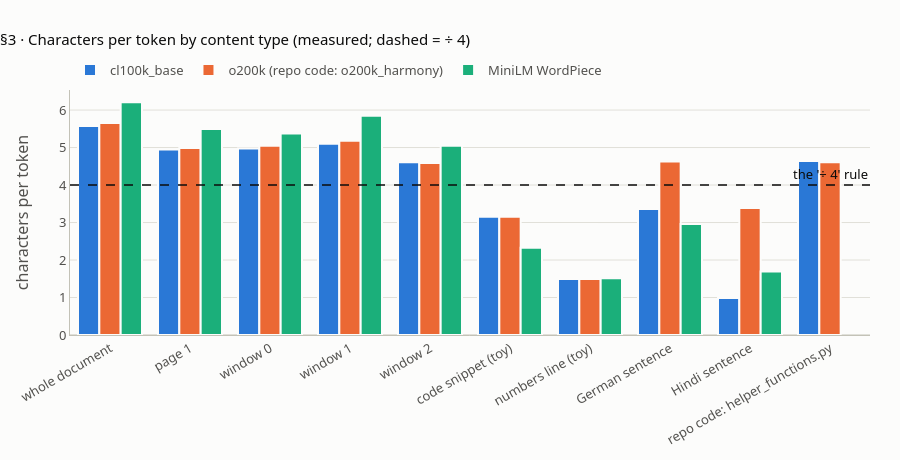
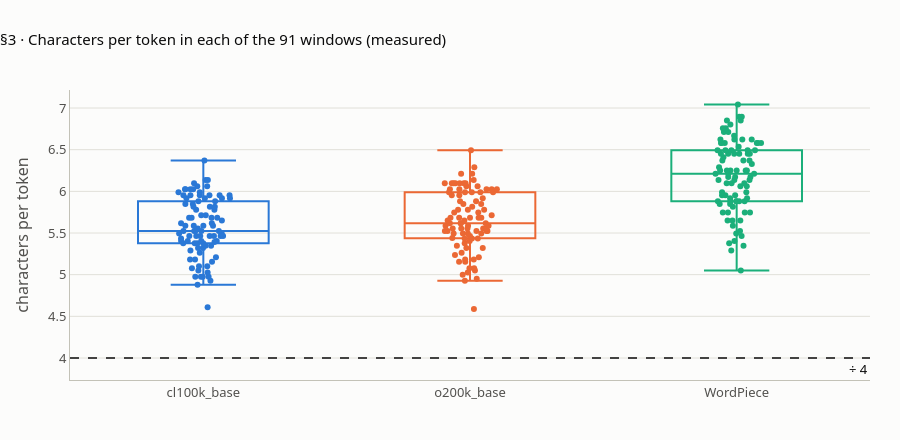

The cell these charts' notebook holds for them, in order:
### Markdown cell above
## 3 · Characters per token is measured, not 4

**What this verifies** (lesson step 3, `#ratio`; facts S3, S4, K4, K5).
- **The whole PDF:** cl100k 13,026 tokens (5.57 characters per token), o200k 12,840 (5.65), WordPiece 11,694 (6.21). The rule "characters ÷ 4" gives 18,148, which **over-counts by 39%**.
- **It moves with content:** the same table for page 1, windows 0–2, a toy code snippet, a made-up numbers line, a German and a Hindi sentence (S3). Toy code and numbers fall **below** 4; real repo code (`helper_functions.py`) is 4.61 with `o200k_harmony` (K4).
- **Across all 91 windows** (S4): cl100k 4.61 to 6.37 (median 5.52).
- **Digits are cut into groups of up to three** (K4): `1234567` → `123|456|7`.
- **Bytes, not characters** (K5): tiktoken's "about 4" is about **bytes**. The Hindi sentence is 61 characters but 161 UTF-8 bytes; `o200k_harmony` reads it in 18 tokens (3.39 characters, 8.94 bytes per token), while cl100k needs 62 (0.98 characters per token).

One message on stderr is expected here: counting the whole PDF with the MiniLM tokenizer prints `11694 > 256`. It is only a notice that the text is longer than the model reads (§5), not an error.

**The charts.** Bars of characters per token by content type with the ÷4 line, and the 91 window ratios per tokenizer (each dot is one window).

### Code cell
CODE = ("def top_k(scores, k=4):\n"
        "    idx = sorted(range(len(scores)), key=lambda i: -scores[i])[:k]\n"
        "    return [(i, round(scores[i], 3)) for i in idx]\n")
NUMBERS = "Run 2026-10-08T14:32:07Z: 3 x 1,000 chars, k=4, cos=0.8731, p95=1.42s, ids 4f9c2a17, 7b0e93d5."
GERMAN = "Der Klimawandel verändert die Niederschlagsmuster in ganz Europa deutlich."
HINDI = "जलवायु परिवर्तन से पूरे भारत में वर्षा के पैटर्न बदल रहे हैं।"
SAMPLES = [("whole document", full), ("page 1", pages[0])]
SAMPLES += [(f"window {k}", full[a:b]) for k, (a, b) in enumerate(windows[:3])]
SAMPLES += [("code snippet (toy)", CODE), ("numbers line (toy)", NUMBERS), ("German sentence", GERMAN),
            ("Hindi sentence", HINDI)]

ROWS = {}
print(f"   {'sample':20s} {'chars':>6s} | {'cl100k':>6s} {'c/t':>5s} | {'o200k':>6s} {'c/t':>5s} | "
      f"{'WordPc':>6s} {'c/t':>5s} {'[UNK]':>5s} | {'chars/4':>7s} {'err':>5s}")
for label, t in SAMPLES:
    a, b = n_tik("cl100k_base", t), n_tik("o200k_base", t)
    c, u = (n_wp(t), n_unk(t)) if MINILM_OK else (None, None)
    est = len(t) / 4
    ROWS[label] = dict(chars=len(t), cl=a, o2=b, wp=c, unk=u, est=round(est), err=round(100 * (est - a) / a))
    print(f"   {label:20s} {len(t):6d} | {a:6d} {len(t)/a:5.2f} | {b:6d} {len(t)/b:5.2f} | "
          + (f"{c:6d} {len(t)/c:5.2f} {u:5d}" if MINILM_OK else f"{'SKIP':>6s} {'':5s} {'':5s}")
          + f" | {est:7.0f} {ROWS[label]['err']:+4d}%")
print()

EXPECTED_S3 = {  # sample: (chars, cl100k, o200k, WordPiece, chars/4, error % vs cl100k)   -- P1_FACTS S3
    "whole document": (72593, 13026, 12840, 11694, 18148, 39), "page 1": (2424, 490, 486, 441, 606, 24),
    "window 0": (1000, 201, 198, 186, 250, 24), "window 1": (1000, 196, 193, 171, 250, 28),
    "window 2": (1000, 217, 218, 198, 250, 15), "code snippet (toy)": (142, 45, 45, 61, 36, -21),
    "numbers line (toy)": (94, 63, 63, 62, 24, -63), "German sentence": (74, 22, 16, 25, 18, -16),
    "Hindi sentence": (61, 62, 18, 36, 15, -75)}
for label, (ch, a, b, c, est, err) in EXPECTED_S3.items():
    r = ROWS[label]
    got = [r["chars"], r["cl"], r["o2"]] + ([r["wp"]] if MINILM_OK else []) + [r["est"], r["err"]]
    exp = [ch, a, b] + ([c] if MINILM_OK else []) + [est, err]
    check(f"§3 {label}: chars, cl100k, o200k{', WordPiece' if MINILM_OK else ''}, chars/4, error %", got, exp)
R = ROWS["whole document"]
check("§3 whole document chars/token: cl100k / o200k" + (" / WordPiece" if MINILM_OK else ""),
      [round(R["chars"] / R["cl"], 2), round(R["chars"] / R["o2"], 2)] + ([round(R["chars"] / R["wp"], 2)] if MINILM_OK else []),
      [5.57, 5.65, 6.21][:3 if MINILM_OK else 2])
if MINILM_OK:
    check("§3 [UNK] count, every sample", [r["unk"] for r in ROWS.values()], [0] * len(ROWS))
check("§3 whole document: gpt2 tokens, o200k_harmony tokens (= o200k_base)",
      [n_tik("gpt2", full), n_tik("o200k_harmony", full)], [14375, 12840])
words = full.split()
check("§3 whole document: whitespace words, chars per word", [len(words), round(len(full) / len(words), 2)], [9255, 7.84])

# S4: all 91 windows
check("§3 windows: count, length of the last one (S4)", [len(windows), windows[-1][1] - windows[-1][0]], [91, 593])
COUNTERS = {"cl100k_base": lambda t: n_tik("cl100k_base", t), "o200k_base": lambda t: n_tik("o200k_base", t)}
if MINILM_OK:
    COUNTERS["WordPiece"] = n_wp
EXPECTED_S4 = {"cl100k_base": ([4.61, 5.52, 6.37], [157, 180.5, 217]),
               "o200k_base": ([4.59, 5.62, 6.49], [154, 177.5, 218]),
               "WordPiece": ([5.05, 6.21, 7.04], [142, 160.5, 198])}
RATIOS = {}
for name, f in COUNTERS.items():
    r = [(b - a) / f(full[a:b]) for a, b in windows]
    tk = [f(full[a:b]) for a, b in windows[:-1]]          # full-length windows only for token counts
    RATIOS[name] = r
    check(f"§3 {name}: chars/token min / median / max over 91 windows",
          [round(min(r), 2), round(st.median(r), 2), round(max(r), 2)], EXPECTED_S4[name][0])
    check(f"§3 {name}: tokens per full window min / median / max", [min(tk), st.median(tk), max(tk)], EXPECTED_S4[name][1])
if not MINILM_OK:
    skip("§3 WordPiece window ratios", "MiniLM did not load")

# K4: real repo code and digit grouping
CODE_RATIO = {}
for rel, exp in (("helper_functions.py", [11847, 2570, 4.61, 2553, 4.64]),
                 ("evaluation/evalute_rag.py", [5046, 1102, 4.58, 1098, 4.60])):
    t = (REPO / rel).read_text(encoding="utf-8")
    a, b = len(harmony.encode(t, disallowed_special=())), len(cl100k.encode(t, disallowed_special=()))
    CODE_RATIO[rel] = (len(t) / a, len(t) / b)
    check(f"§3 repo code {rel}: chars, o200k_harmony tokens, c/t, cl100k tokens, c/t (K4)",
          [len(t), a, round(len(t) / a, 2), b, round(len(t) / b, 2)], exp)
for s, exp in (("1234567", ["123", "456", "7"]), ("1,234,567", ["1", ",", "234", ",", "567"]),
               ("2023-11-07", ["202", "3", "-", "11", "-", "07"]), ("650,000", ["650", ",", "000"]),
               ("1.5", ["1", ".", "5"])):
    check(f"§3 digits {s!r} under o200k_harmony (K4)", pieces_of(harmony, harmony.encode(s)), exp)

# K5: bytes vs characters
for label, t, exp in (("whole climate PDF", full, [72593, 72595, 12840, 5.65, 5.65]),
                      ("Hindi sentence", HINDI, [61, 161, 18, 3.39, 8.94])):
    n, nb = len(harmony.encode(t, disallowed_special=())), len(t.encode("utf-8"))
    check(f"§3 {label}: chars, UTF-8 bytes, o200k_harmony tokens, chars/token, bytes/token (K5)",
          [len(t), nb, n, round(len(t) / n, 2), round(nb / n, 2)], exp)
check("§3 Hindi sentence chars/token: cl100k (S3)", round(len(HINDI) / n_tik("cl100k_base", HINDI), 2), 0.98)

# chart 1: chars per token by content type, with the ÷4 line
cats = list(ROWS) + ["repo code: helper_functions.py"]
fig = go.Figure()
for key, label, colour in (("cl", "cl100k_base", BLUE), ("o2", "o200k (repo code: o200k_harmony)", ORANGE),
                           ("wp", "MiniLM WordPiece", AQUA)):
    ys = [ROWS[c]["chars"] / ROWS[c][key] if ROWS[c][key] else None for c in ROWS]
    ys.append({"cl": CODE_RATIO["helper_functions.py"][1], "o2": CODE_RATIO["helper_functions.py"][0]}.get(key))
    if key == "wp" and not MINILM_OK:
        continue
    fig.add_bar(x=cats, y=[None if y is None else round(y, 5) for y in ys], name=label,
                marker=dict(color=colour, line=dict(width=2, color=SURFACE)),
                hovertemplate="%{x}<br>%{y:.2f} characters per token<extra>" + label + "</extra>")
fig.add_hline(y=4, line=dict(color=INK, dash="dash", width=1.5),
              annotation_text="the '÷ 4' rule", annotation_position="top right", annotation_font_color=INK)
fig.update_layout(barmode="group", title="§3 · Characters per token by content type (measured; dashed = ÷ 4)",
                  height=460, yaxis=dict(title="characters per token"), xaxis=dict(tickangle=-30))
fig.show()

# chart 2: the 91 window ratios per tokenizer
fig = go.Figure()
for (name, r), colour in zip(RATIOS.items(), (BLUE, ORANGE, AQUA)):
    fig.add_box(y=r5(r), name=name, boxpoints="all", jitter=0.45, pointpos=0, marker=dict(color=colour, size=6),
                line=dict(color=colour), fillcolor="rgba(0,0,0,0)",
                customdata=list(range(len(r))), hovertemplate="window %{customdata}: %{y:.2f} chars/token<extra></extra>")
fig.add_hline(y=4, line=dict(color=INK, dash="dash", width=1.5), annotation_text="÷ 4",
              annotation_position="bottom right", annotation_font_color=INK)
fig.update_layout(title="§3 · Characters per token in each of the 91 windows (measured)", height=440,
                  yaxis=dict(title="characters per token"), showlegend=False)
fig.show()

### Figure 1 — Plotly figure (JSON) as saved in the notebook; plotly's stock layout.template omitted (floating-point values rounded to 4 significant figures)
{"data": [{"hovertemplate": "%{x}<br>%{y:.2f} characters per token<extra>cl100k_base</extra>", "marker": {"color": "#2a78d6", "line": {"color": "#fcfcfb", "width": 2}}, "name": "cl100k_base", "x": ["whole document", "page 1", "window 0", "window 1", "window 2", "code snippet (toy)", "numbers line (toy)", "German sentence", "Hindi sentence", "repo code: helper_functions.py"], "y": [5.573, 4.947, 4.975, 5.102, 4.608, 3.156, 1.492, 3.364, 0.9839, 4.64], "type": "bar"}, {"hovertemplate": "%{x}<br>%{y:.2f} characters per token<extra>o200k (repo code: o200k_harmony)</extra>", "marker": {"color": "#eb6834", "line": {"color": "#fcfcfb", "width": 2}}, "name": "o200k (repo code: o200k_harmony)", "x": ["whole document", "page 1", "window 0", "window 1", "window 2", "code snippet (toy)", "numbers line (toy)", "German sentence", "Hindi sentence", "repo code: helper_functions.py"], "y": [5.654, 4.988, 5.051, 5.181, 4.587, 3.156, 1.492, 4.625, 3.389, 4.61], "type": "bar"}, {"hovertemplate": "%{x}<br>%{y:.2f} characters per token<extra>MiniLM WordPiece</extra>", "marker": {"color": "#1baf7a", "line": {"color": "#fcfcfb", "width": 2}}, "name": "MiniLM WordPiece", "x": ["whole document", "page 1", "window 0", "window 1", "window 2", "code snippet (toy)", "numbers line (toy)", "German sentence", "Hindi sentence", "repo code: helper_functions.py"], "y": [6.208, 5.497, 5.376, 5.848, 5.051, 2.328, 1.516, 2.96, 1.694, null], "type": "bar"}], "layout": {"shapes": [{"line": {"color": "#0b0b0b", "dash": "dash", "width": 1.5}, "type": "line", "x0": 0, "x1": 1, "xref": "x domain", "y0": 4, "y1": 4, "yref": "y"}], "annotations": [{"font": {"color": "#0b0b0b"}, "showarrow": false, "text": "the '÷ 4' rule", "x": 1, "xanchor": "right", "xref": "x domain", "y": 4, "yanchor": "bottom", "yref": "y"}], "xaxis": {"tickangle": -30}, "barmode": "group", "title": {"text": "§3 · Characters per token by content type (measured; dashed = ÷ 4)"}, "height": 460, "yaxis": {"title": {"text": "characters per token"}}}}

### Figure 2 — Plotly figure (JSON) as saved in the notebook; plotly's stock layout.template omitted (floating-point values rounded to 4 significant figures)
{"data": [{"boxpoints": "all", "customdata": [0, 1, 2, 3, 4, 5, 6, 7, 8, 9, 10, 11, 12, 13, 14, 15, 16, 17, 18, 19, 20, 21, 22, 23, 24, 25, 26, 27, 28, 29, 30, 31, 32, 33, 34, 35, 36, 37, 38, 39, 40, 41, 42, 43, 44, 45, 46, 47, 48, 49, 50, 51, 52, 53, 54, 55, 56, 57, 58, 59, 60, 61, 62, 63, 64, 65, 66, 67, 68, 69, 70, 71, 72, 73, 74, 75, 76, 77, 78, 79, 80, 81, 82, 83, 84, 85, 86, 87, 88, 89, 90], "fillcolor": "rgba(0,0,0,0)", "hovertemplate": "window %{customdata}: %{y:.2f} chars/token<extra></extra>", "jitter": 0.45, "line": {"color": "#2a78d6"}, "marker": {"color": "#2a78d6", "size": 6}, "name": "cl100k_base", "pointpos": 0, "y": [4.975, 5.102, 4.608, 5.102, 4.975, 4.926, 5.181, 5.076, 4.975, 4.878, 5.208, 5.319, 5.025, 5.376, 6.024, 5.525, 5.848, 5.988, 5.682, 5.376, 5.464, 5.464, 5.263, 5.556, 5.405, 5.291, 5.181, 5.952, 5.525, 5.348, 5.682, 5.78, 5.952, 5.882, 5.587, 5.051, 5.155, 5.405, 5.464, 5.348, 5.464, 5.952, 6.024, 5.682, 5.435, 5.405, 5.618, 5.714, 5.917, 5.917, 5.464, 5.65, 6.061, 5.952, 5.682, 5.814, 5.525, 5.952, 5.988, 5.814, 5.376, 5.464, 5.495, 5.376, 4.975, 5.319, 5.587, 6.098, 5.814, 5.848, 5.882, 5.78, 5.525, 6.024, 6.135, 5.917, 5.587, 5.714, 6.135, 5.618, 6.369, 6.061, 5.525, 5.917, 5.952, 6.024, 5.495, 5.464, 5.405, 5.587, 5.391], "type": "box"}, {"boxpoints": "all", "customdata": [0, 1, 2, 3, 4, 5, 6, 7, 8, 9, 10, 11, 12, 13, 14, 15, 16, 17, 18, 19, 20, 21, 22, 23, 24, 25, 26, 27, 28, 29, 30, 31, 32, 33, 34, 35, 36, 37, 38, 39, 40, 41, 42, 43, 44, 45, 46, 47, 48, 49, 50, 51, 52, 53, 54, 55, 56, 57, 58, 59, 60, 61, 62, 63, 64, 65, 66, 67, 68, 69, 70, 71, 72, 73, 74, 75, 76, 77, 78, 79, 80, 81, 82, 83, 84, 85, 86, 87, 88, 89, 90], "fillcolor": "rgba(0,0,0,0)", "hovertemplate": "window %{customdata}: %{y:.2f} chars/token<extra></extra>", "jitter": 0.45, "line": {"color": "#eb6834"}, "marker": {"color": "#eb6834", "size": 6}, "name": "o200k_base", "pointpos": 0, "y": [5.051, 5.181, 4.587, 5.155, 4.926, 5.025, 5.435, 5.076, 5.0, 4.95, 5.208, 5.319, 5.155, 5.525, 6.098, 5.495, 5.848, 6.061, 5.714, 5.495, 5.525, 5.556, 5.348, 5.65, 5.525, 5.319, 5.181, 6.061, 5.682, 5.435, 5.682, 5.848, 6.098, 6.024, 5.65, 5.236, 5.263, 5.495, 5.618, 5.405, 5.556, 6.024, 6.098, 5.78, 5.618, 5.556, 5.682, 5.917, 5.988, 5.952, 5.618, 5.587, 6.098, 5.988, 5.747, 5.988, 5.587, 6.024, 6.211, 5.882, 5.525, 5.525, 5.495, 5.435, 5.076, 5.376, 5.682, 6.024, 5.882, 5.952, 5.988, 5.814, 5.618, 6.098, 6.135, 5.988, 5.587, 5.78, 6.211, 5.682, 6.494, 6.098, 5.747, 6.024, 6.098, 6.289, 5.464, 5.556, 5.556, 5.78, 5.44], "type": "box"}, {"boxpoints": "all", "customdata": [0, 1, 2, 3, 4, 5, 6, 7, 8, 9, 10, 11, 12, 13, 14, 15, 16, 17, 18, 19, 20, 21, 22, 23, 24, 25, 26, 27, 28, 29, 30, 31, 32, 33, 34, 35, 36, 37, 38, 39, 40, 41, 42, 43, 44, 45, 46, 47, 48, 49, 50, 51, 52, 53, 54, 55, 56, 57, 58, 59, 60, 61, 62, 63, 64, 65, 66, 67, 68, 69, 70, 71, 72, 73, 74, 75, 76, 77, 78, 79, 80, 81, 82, 83, 84, 85, 86, 87, 88, 89, 90], "fillcolor": "rgba(0,0,0,0)", "hovertemplate": "window %{customdata}: %{y:.2f} chars/token<extra></extra>", "jitter": 0.45, "line": {"color": "#1baf7a"}, "marker": {"color": "#1baf7a", "size": 6}, "name": "WordPiece", "pointpos": 0, "y": [5.376, 5.848, 5.051, 5.405, 5.495, 5.464, 5.65, 5.291, 5.882, 5.952, 5.848, 5.882, 5.525, 6.098, 6.897, 6.25, 6.173, 6.849, 6.135, 5.747, 5.988, 6.173, 5.882, 6.211, 5.882, 5.747, 5.65, 6.667, 6.25, 6.135, 6.452, 5.952, 6.452, 6.757, 6.25, 5.952, 6.098, 6.25, 6.494, 6.061, 5.882, 6.452, 6.41, 6.579, 6.623, 6.098, 6.452, 6.579, 6.849, 6.494, 5.917, 5.917, 6.494, 6.757, 6.173, 6.369, 6.211, 6.623, 6.803, 6.452, 5.882, 5.587, 5.747, 5.65, 5.348, 5.747, 5.988, 6.711, 6.579, 6.579, 6.494, 6.369, 6.211, 6.579, 6.711, 6.623, 6.329, 6.289, 6.897, 6.369, 7.042, 6.494, 6.25, 6.536, 6.579, 6.452, 6.623, 6.135, 6.061, 6.25, 5.814], "type": "box"}], "layout": {"shapes": [{"line": {"color": "#0b0b0b", "dash": "dash", "width": 1.5}, "type": "line", "x0": 0, "x1": 1, "xref": "x domain", "y0": 4, "y1": 4, "yref": "y"}], "annotations": [{"font": {"color": "#0b0b0b"}, "showarrow": false, "text": "÷ 4", "x": 1, "xanchor": "right", "xref": "x domain", "y": 4, "yanchor": "top", "yref": "y"}], "title": {"text": "§3 · Characters per token in each of the 91 windows (measured)"}, "height": 440, "yaxis": {"title": {"text": "characters per token"}}, "showlegend": false}}
